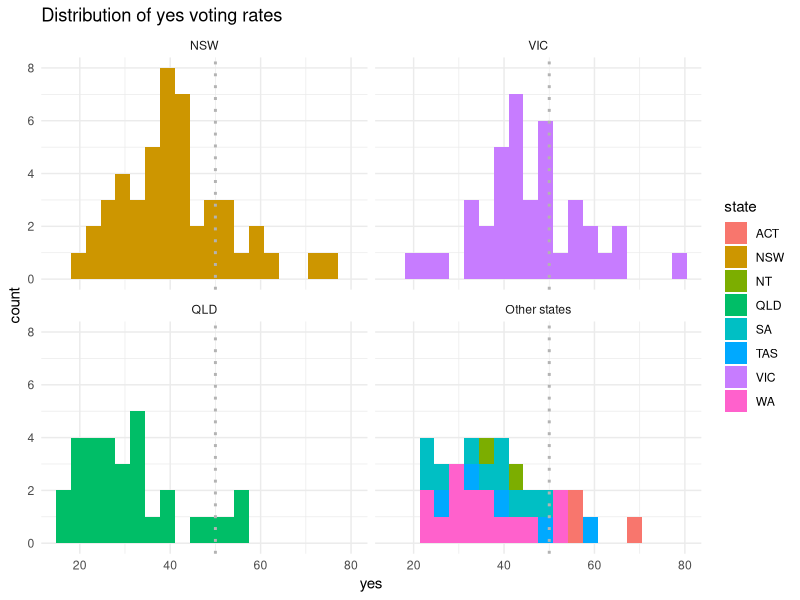
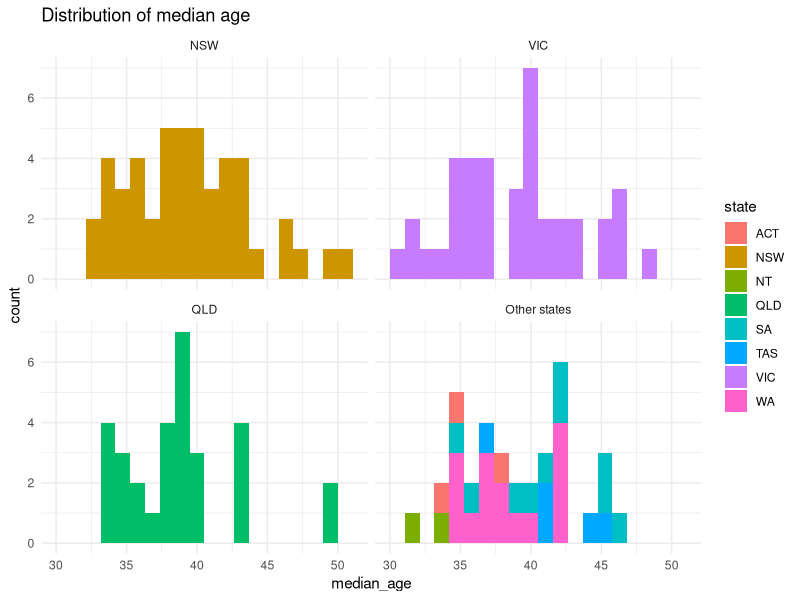
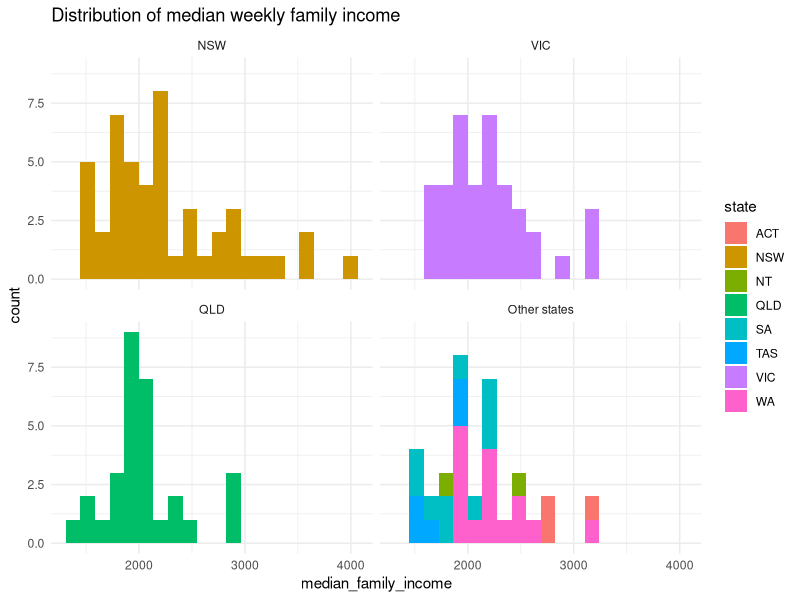
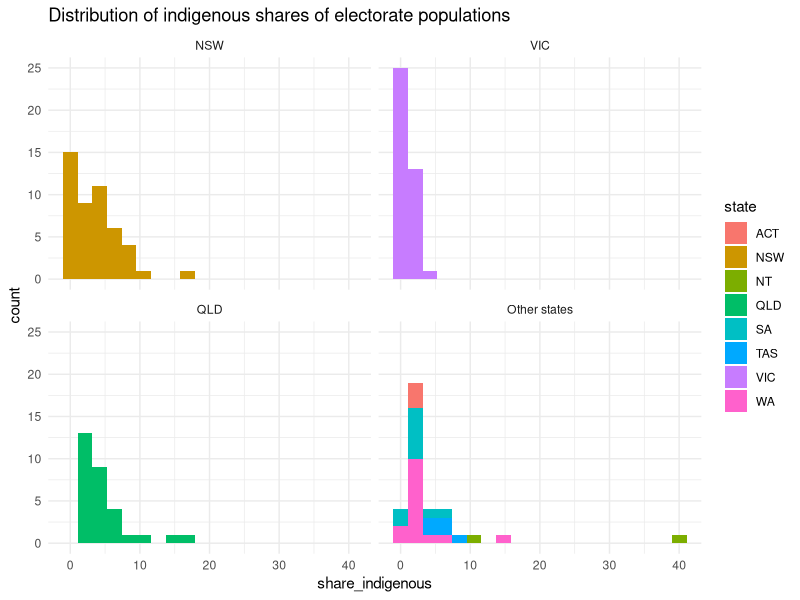
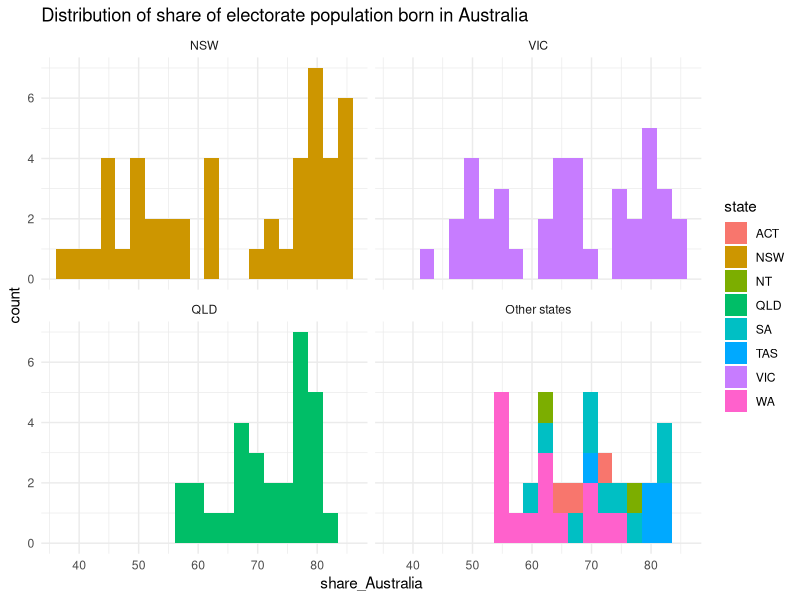
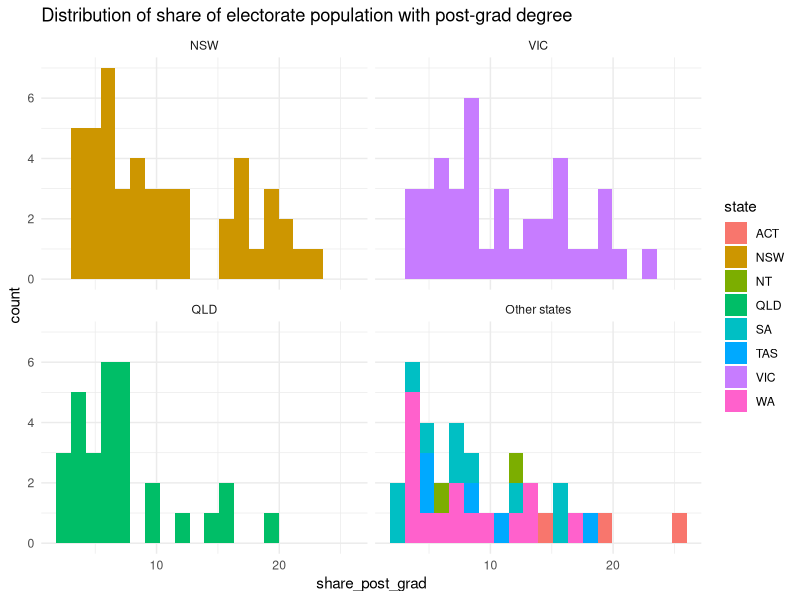
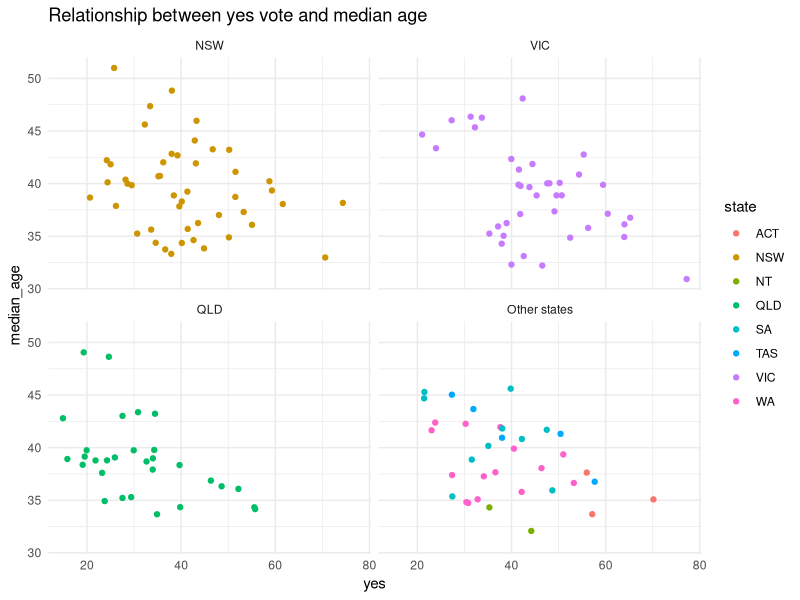
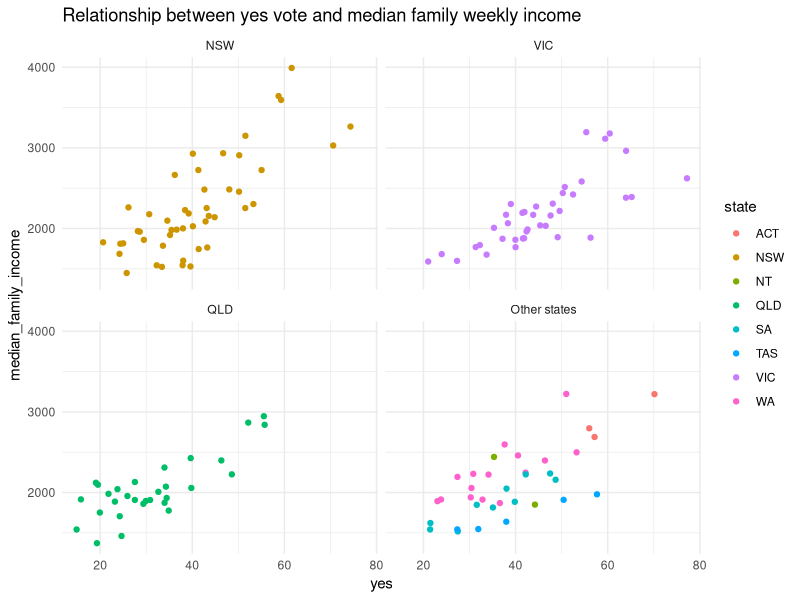

The R source for these figures, in order:
library(tidyverse)

################################################################################
############################ Creating a single dataframe########################
################################################################################

voice_referendum_results <- read_csv("data/voice_referendum_electorate_results.csv")

census_data <- read_csv("data/census_data.csv")

################## Combine census_data with referendum #########################

referendum_results <- voice_referendum_results %>% 
  inner_join(census_data, by = "electorate") %>% 
  select(electorate, state, yes = yes_per_cent, median_age, median_family_income, 
         share_indigenous, share_Australia, share_post_grad) %>% 
  mutate(state_group = case_when(
    
    state == "NSW" ~ "NSW",
    state == "VIC" ~ "VIC",
    state == "QLD" ~ "QLD",
    TRUE ~ "Other states"
    
  )) %>% 
  mutate(state_group = as.factor(state_group)) %>% 
  mutate(state_group = fct_relevel(state_group, "NSW", "VIC", "QLD", "Other states"))



################################################################################
######################## Exploratory data analysis #############################
################################################################################


# Distributions of key variables

theme_set(theme_minimal())

ggplot(referendum_results, aes(x = yes, fill = state)) + geom_histogram(bins = 20) + facet_wrap(~state_group, scales = "fixed") + geom_vline(xintercept = 50, linetype = "dotted", color = "grey70", size = 1) + ggtitle("Distribution of yes voting rates")

ggplot(referendum_results, aes(x = median_age, fill = state)) + geom_histogram(bins = 20) + facet_wrap(~state_group, scales = "fixed") + ggtitle("Distribution of median age")

ggplot(referendum_results, aes(x = median_family_income, fill = state)) + geom_histogram(bins = 20) + facet_wrap(~state_group, scales = "fixed") + ggtitle("Distribution of median weekly family income")

ggplot(referendum_results, aes(x = share_indigenous, fill = state)) + geom_histogram(bins = 20) + facet_wrap(~state_group, scales = "fixed") + ggtitle("Distribution of indigenous shares of electorate populations")

ggplot(referendum_results, aes(x = share_Australia, fill = state)) + geom_histogram(bins = 20) + facet_wrap(~state_group, scales = "fixed") + ggtitle("Distribution of share of electorate population born in Australia")

ggplot(referendum_results, aes(x = share_post_grad, fill = state)) + geom_histogram(bins = 20) + facet_wrap(~state_group, scales = "fixed") + ggtitle("Distribution of share of electorate population with post-grad degree")



# Scatter plots between yes vote % and census variables

ggplot(referendum_results, aes(x = yes, y = median_age, colour = state)) + geom_jitter() + facet_wrap(~state_group, scales = "fixed") + ggtitle("Relationship between yes vote and median age")

ggplot(referendum_results, aes(x = yes, y = median_family_income, colour = state)) + geom_jitter() + facet_wrap(~state_group, scales = "fixed") + ggtitle("Relationship between yes vote and median family weekly income")

ggplot(referendum_results, aes(x = yes, y = share_indigenous, colour = state)) + geom_jitter() + facet_wrap(~state_group, scales = "fixed") + ggtitle("Relationship between yes vote and indigenous status")

ggplot(referendum_results, aes(x = yes, y = share_Australia, colour = state)) + geom_jitter() + facet_wrap(~state_group, scales = "fixed") + ggtitle("Relationship between yes vote and Australian birthplace")

ggplot(referendum_results, aes(x = yes, y = share_post_grad, colour = state)) + geom_jitter() + facet_wrap(~state_group, scales = "fixed") + ggtitle("Relationship between yes vote and post-grad degrees")


#Some of the relationships look non-linear

ggplot(referendum_results, aes(x = yes, y = log(share_post_grad), colour = state)) + geom_jitter() + facet_wrap(~state_group, scales = "fixed") + ggtitle("Relationship between yes vote and post-grad degrees")

ggplot(referendum_results, aes(x = yes, y = log(share_indigenous), colour = state)) + geom_jitter() + facet_wrap(~state_group, scales = "fixed") + ggtitle("Relationship between yes vote and indigenous status")




################################################################################
################################# Modelling  ###################################
################################################################################

yes_vote_model <- lm(yes ~ median_age + median_family_income + share_indigenous + share_Australia + share_post_grad,
                     data = referendum_results)

summary(yes_vote_model)

yes_vote_model_2 <- lm(yes ~ share_Australia + log(share_post_grad),
                       data = referendum_results)

summary(yes_vote_model_2)
